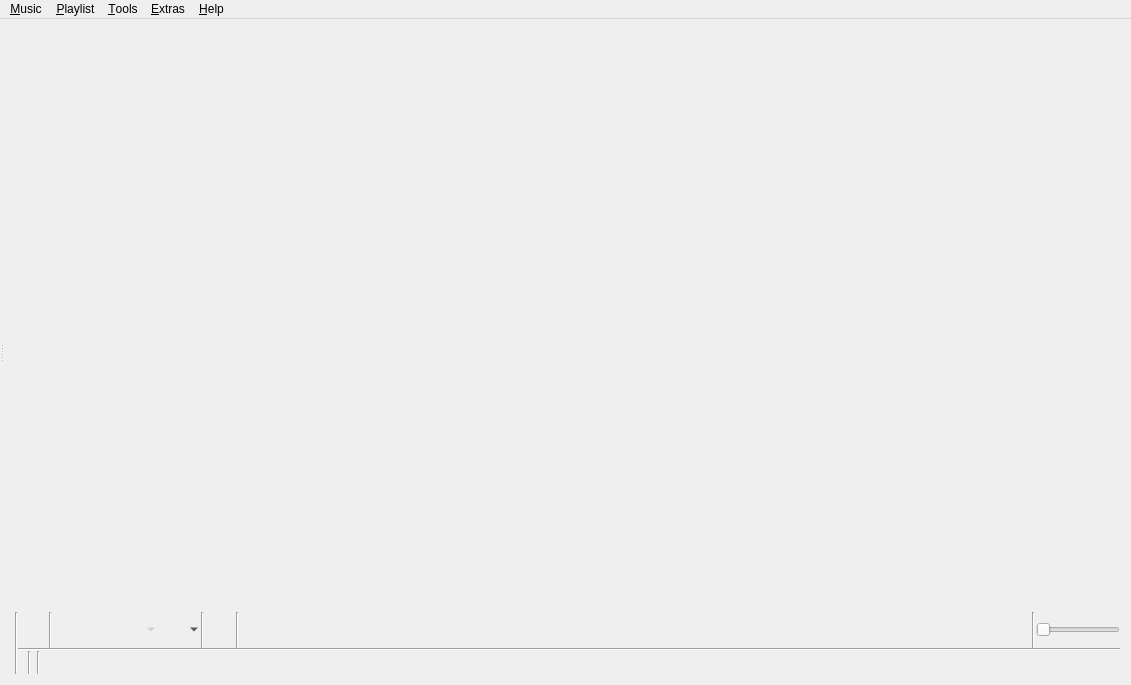
<?xml version="1.0" encoding="UTF-8"?>
<ui version="4.0">
 <class>MainWindow</class>
 <widget class="QMainWindow" name="MainWindow">
  <property name="geometry">
   <rect>
    <x>0</x>
    <y>0</y>
    <width>1131</width>
    <height>685</height>
   </rect>
  </property>
  <property name="windowTitle">
   <string>Clementine</string>
  </property>
  <property name="windowIcon">
   <iconset resource="../../data/data.qrc">
    <normaloff>:/icon.png</normaloff>:/icon.png</iconset>
  </property>
  <widget class="QWidget" name="centralWidget">
   <layout class="QVBoxLayout" name="verticalLayout_8">
    <property name="spacing">
     <number>0</number>
    </property>
    <property name="leftMargin">
     <number>0</number>
    </property>
    <property name="topMargin">
     <number>0</number>
    </property>
    <property name="rightMargin">
     <number>0</number>
    </property>
    <property name="bottomMargin">
     <number>0</number>
    </property>
    <item>
     <widget class="QSplitter" name="splitter">
      <property name="orientation">
       <enum>Qt::Horizontal</enum>
      </property>
      <widget class="QWidget" name="sidebar_layout" native="true">
       <layout class="QVBoxLayout" name="verticalLayout_4">
        <property name="spacing">
         <number>0</number>
        </property>
        <property name="leftMargin">
         <number>0</number>
        </property>
        <property name="topMargin">
         <number>0</number>
        </property>
        <property name="rightMargin">
         <number>0</number>
        </property>
        <property name="bottomMargin">
         <number>0</number>
        </property>
        <item>
         <widget class="FancyTabWidget" name="tabs" native="true"/>
        </item>
        <item>
         <widget class="NowPlayingWidget" name="now_playing" native="true"/>
        </item>
       </layout>
      </widget>
      <widget class="QWidget" name="playlist_layout">
       <layout class="QVBoxLayout" name="verticalLayout_7">
        <property name="spacing">
         <number>0</number>
        </property>
        <item>
         <widget class="PlaylistContainer" name="playlist" native="true">
          <property name="sizePolicy">
           <sizepolicy hsizetype="Preferred" vsizetype="Expanding">
            <horstretch>0</horstretch>
            <verstretch>0</verstretch>
           </sizepolicy>
          </property>
          <addaction name="action_edit_track"/>
          <addaction name="action_edit_value"/>
         </widget>
        </item>
        <item>
         <layout class="QHBoxLayout" name="horizontalLayout_4">
          <property name="spacing">
           <number>0</number>
          </property>
          <item>
           <widget class="Line" name="line_6">
            <property name="orientation">
             <enum>Qt::Vertical</enum>
            </property>
           </widget>
          </item>
          <item>
           <widget class="QWidget" name="player_controls_container" native="true">
            <layout class="QVBoxLayout" name="player_controls_layout">
             <property name="spacing">
              <number>0</number>
             </property>
             <property name="leftMargin">
              <number>0</number>
             </property>
             <property name="topMargin">
              <number>0</number>
             </property>
             <property name="rightMargin">
              <number>0</number>
             </property>
             <property name="bottomMargin">
              <number>0</number>
             </property>
             <item>
              <widget class="QFrame" name="player_controls">
               <property name="frameShape">
                <enum>QFrame::NoFrame</enum>
               </property>
               <layout class="QHBoxLayout" name="horizontalLayout_2">
                <property name="spacing">
                 <number>1</number>
                </property>
                <property name="leftMargin">
                 <number>0</number>
                </property>
                <property name="topMargin">
                 <number>0</number>
                </property>
                <property name="rightMargin">
                 <number>0</number>
                </property>
                <property name="bottomMargin">
                 <number>0</number>
                </property>
                <item>
                 <widget class="QToolButton" name="clear_playlist_button">
                  <property name="iconSize">
                   <size>
                    <width>22</width>
                    <height>22</height>
                   </size>
                  </property>
                  <property name="autoRaise">
                   <bool>true</bool>
                  </property>
                 </widget>
                </item>
                <item>
                 <widget class="Line" name="line_3">
                  <property name="orientation">
                   <enum>Qt::Vertical</enum>
                  </property>
                 </widget>
                </item>
                <item>
                 <widget class="QToolButton" name="back_button">
                  <property name="iconSize">
                   <size>
                    <width>22</width>
                    <height>22</height>
                   </size>
                  </property>
                  <property name="autoRaise">
                   <bool>true</bool>
                  </property>
                 </widget>
                </item>
                <item>
                 <widget class="QToolButton" name="pause_play_button">
                  <property name="iconSize">
                   <size>
                    <width>22</width>
                    <height>22</height>
                   </size>
                  </property>
                  <property name="autoRaise">
                   <bool>true</bool>
                  </property>
                 </widget>
                </item>
                <item>
                 <widget class="QToolButton" name="stop_button">
                  <property name="enabled">
                   <bool>false</bool>
                  </property>
                  <property name="iconSize">
                   <size>
                    <width>22</width>
                    <height>22</height>
                   </size>
                  </property>
                  <property name="popupMode">
                   <enum>QToolButton::MenuButtonPopup</enum>
                  </property>
                  <property name="autoRaise">
                   <bool>true</bool>
                  </property>
                 </widget>
                </item>
                <item>
                 <widget class="QToolButton" name="forward_button">
                  <property name="minimumSize">
                   <size>
                    <width>42</width>
                    <height>29</height>
                   </size>
                  </property>
                  <property name="iconSize">
                   <size>
                    <width>22</width>
                    <height>22</height>
                   </size>
                  </property>
                  <property name="popupMode">
                   <enum>QToolButton::MenuButtonPopup</enum>
                  </property>
                  <property name="autoRaise">
                   <bool>true</bool>
                  </property>
                 </widget>
                </item>
                <item>
                 <widget class="QWidget" name="last_fm_controls" native="true">
                  <layout class="QHBoxLayout" name="horizontalLayout_3">
                   <property name="spacing">
                    <number>1</number>
                   </property>
                   <property name="leftMargin">
                    <number>0</number>
                   </property>
                   <property name="topMargin">
                    <number>0</number>
                   </property>
                   <property name="rightMargin">
                    <number>0</number>
                   </property>
                   <property name="bottomMargin">
                    <number>0</number>
                   </property>
                   <item>
                    <widget class="Line" name="lastfm_line">
                     <property name="orientation">
                      <enum>Qt::Vertical</enum>
                     </property>
                    </widget>
                   </item>
                   <item>
                    <widget class="QToolButton" name="love_button">
                     <property name="iconSize">
                      <size>
                       <width>22</width>
                       <height>22</height>
                      </size>
                     </property>
                     <property name="autoRaise">
                      <bool>true</bool>
                     </property>
                    </widget>
                   </item>
                  </layout>
                 </widget>
                </item>
                <item>
                 <widget class="Line" name="line">
                  <property name="orientation">
                   <enum>Qt::Vertical</enum>
                  </property>
                 </widget>
                </item>
                <item>
                 <widget class="AnalyzerContainer" name="analyzer" native="true">
                  <property name="sizePolicy">
                   <sizepolicy hsizetype="Expanding" vsizetype="Preferred">
                    <horstretch>100</horstretch>
                    <verstretch>0</verstretch>
                   </sizepolicy>
                  </property>
                  <property name="minimumSize">
                   <size>
                    <width>0</width>
                    <height>36</height>
                   </size>
                  </property>
                 </widget>
                </item>
                <item>
                 <spacer name="horizontalSpacer">
                  <property name="orientation">
                   <enum>Qt::Horizontal</enum>
                  </property>
                  <property name="sizeType">
                   <enum>QSizePolicy::Expanding</enum>
                  </property>
                  <property name="sizeHint" stdset="0">
                   <size>
                    <width>0</width>
                    <height>0</height>
                   </size>
                  </property>
                 </spacer>
                </item>
                <item>
                 <widget class="Line" name="line_4">
                  <property name="orientation">
                   <enum>Qt::Vertical</enum>
                  </property>
                 </widget>
                </item>
                <item>
                 <widget class="Amarok::VolumeSlider" name="volume">
                  <property name="sizePolicy">
                   <sizepolicy hsizetype="Minimum" vsizetype="Fixed">
                    <horstretch>0</horstretch>
                    <verstretch>0</verstretch>
                   </sizepolicy>
                  </property>
                  <property name="maximum">
                   <number>100</number>
                  </property>
                  <property name="orientation">
                   <enum>Qt::Horizontal</enum>
                  </property>
                 </widget>
                </item>
               </layout>
              </widget>
             </item>
             <item>
              <widget class="QWidget" name="status_bar" native="true">
               <property name="sizePolicy">
                <sizepolicy hsizetype="Preferred" vsizetype="Fixed">
                 <horstretch>0</horstretch>
                 <verstretch>0</verstretch>
                </sizepolicy>
               </property>
               <layout class="QVBoxLayout" name="status_bar_layout">
                <property name="spacing">
                 <number>0</number>
                </property>
                <property name="leftMargin">
                 <number>0</number>
                </property>
                <property name="topMargin">
                 <number>0</number>
                </property>
                <property name="rightMargin">
                 <number>0</number>
                </property>
                <property name="bottomMargin">
                 <number>0</number>
                </property>
                <item>
                 <widget class="Line" name="status_bar_line">
                  <property name="orientation">
                   <enum>Qt::Horizontal</enum>
                  </property>
                 </widget>
                </item>
                <item>
                 <widget class="QWidget" name="status_bar_internal" native="true">
                  <property name="sizePolicy">
                   <sizepolicy hsizetype="Preferred" vsizetype="Fixed">
                    <horstretch>0</horstretch>
                    <verstretch>0</verstretch>
                   </sizepolicy>
                  </property>
                  <layout class="QHBoxLayout" name="horizontalLayout">
                   <property name="spacing">
                    <number>3</number>
                   </property>
                   <property name="leftMargin">
                    <number>0</number>
                   </property>
                   <property name="topMargin">
                    <number>0</number>
                   </property>
                   <property name="rightMargin">
                    <number>0</number>
                   </property>
                   <property name="bottomMargin">
                    <number>0</number>
                   </property>
                   <item>
                    <widget class="QStackedWidget" name="status_bar_stack">
                     <widget class="MultiLoadingIndicator" name="multi_loading_indicator"/>
                     <widget class="QWidget" name="playlist_summary_page">
                      <layout class="QVBoxLayout" name="playlist_summary_layout">
                       <property name="spacing">
                        <number>0</number>
                       </property>
                       <property name="leftMargin">
                        <number>0</number>
                       </property>
                       <property name="topMargin">
                        <number>0</number>
                       </property>
                       <property name="rightMargin">
                        <number>0</number>
                       </property>
                       <property name="bottomMargin">
                        <number>0</number>
                       </property>
                       <item>
                        <widget class="QLabel" name="playlist_summary">
                         <property name="alignment">
                          <set>Qt::AlignRight|Qt::AlignTrailing|Qt::AlignVCenter</set>
                         </property>
                        </widget>
                       </item>
                      </layout>
                     </widget>
                    </widget>
                   </item>
                   <item>
                    <widget class="Line" name="line_5">
                     <property name="orientation">
                      <enum>Qt::Vertical</enum>
                     </property>
                    </widget>
                   </item>
                   <item>
                    <widget class="PlaylistSequence" name="playlist_sequence" native="true"/>
                   </item>
                   <item>
                    <widget class="Line" name="line_2">
                     <property name="orientation">
                      <enum>Qt::Vertical</enum>
                     </property>
                    </widget>
                   </item>
                   <item>
                    <widget class="QToolButton" name="scrobbling_button">
                     <property name="enabled">
                      <bool>true</bool>
                     </property>
                     <property name="sizePolicy">
                      <sizepolicy hsizetype="Fixed" vsizetype="Fixed">
                       <horstretch>0</horstretch>
                       <verstretch>0</verstretch>
                      </sizepolicy>
                     </property>
                     <property name="text">
                      <string/>
                     </property>
                     <property name="iconSize">
                      <size>
                       <width>16</width>
                       <height>16</height>
                      </size>
                     </property>
                     <property name="autoRaise">
                      <bool>true</bool>
                     </property>
                    </widget>
                   </item>
                   <item>
                    <widget class="TrackSlider" name="track_slider" native="true">
                     <property name="sizePolicy">
                      <sizepolicy hsizetype="Preferred" vsizetype="Preferred">
                       <horstretch>10</horstretch>
                       <verstretch>0</verstretch>
                      </sizepolicy>
                     </property>
                    </widget>
                   </item>
                  </layout>
                 </widget>
                </item>
               </layout>
              </widget>
             </item>
            </layout>
           </widget>
          </item>
         </layout>
        </item>
       </layout>
      </widget>
     </widget>
    </item>
   </layout>
  </widget>
  <widget class="QMenuBar" name="menuBar">
   <property name="geometry">
    <rect>
     <x>0</x>
     <y>0</y>
     <width>1131</width>
     <height>22</height>
    </rect>
   </property>
   <widget class="QMenu" name="menu_music">
    <property name="title">
     <string>&amp;Music</string>
    </property>
    <addaction name="action_open_media"/>
    <addaction name="action_open_cd"/>
    <addaction name="action_add_podcast"/>
    <addaction name="separator"/>
    <addaction name="action_previous_track"/>
    <addaction name="action_play_pause"/>
    <addaction name="action_stop"/>
    <addaction name="action_next_track"/>
    <addaction name="separator"/>
    <addaction name="action_mute"/>
    <addaction name="separator"/>
    <addaction name="action_love"/>
    <addaction name="separator"/>
    <addaction name="action_quit"/>
   </widget>
   <widget class="QMenu" name="menu_playlist">
    <property name="title">
     <string>&amp;Playlist</string>
    </property>
    <addaction name="action_add_file"/>
    <addaction name="action_add_folder"/>
    <addaction name="action_add_stream"/>
    <addaction name="separator"/>
    <addaction name="action_shuffle_mode"/>
    <addaction name="action_repeat_mode"/>
    <addaction name="separator"/>
    <addaction name="action_new_playlist"/>
    <addaction name="action_save_playlist"/>
    <addaction name="action_load_playlist"/>
    <addaction name="separator"/>
    <addaction name="action_jump"/>
    <addaction name="action_clear_playlist"/>
    <addaction name="action_shuffle"/>
    <addaction name="action_remove_duplicates"/>
    <addaction name="action_remove_unavailable"/>
   </widget>
   <widget class="QMenu" name="menu_help">
    <property name="title">
     <string>&amp;Help</string>
    </property>
    <addaction name="action_about"/>
    <addaction name="action_about_qt"/>
    <addaction name="separator"/>
   </widget>
   <widget class="QMenu" name="menu_extras">
    <property name="title">
     <string>&amp;Extras</string>
    </property>
    <addaction name="action_rain"/>
    <addaction name="action_hypnotoad"/>
    <addaction name="action_enterprise"/>
    <addaction name="action_kittens"/>
    <addaction name="action_console"/>
    <addaction name="separator"/>
   </widget>
   <widget class="QMenu" name="menu_tools">
    <property name="title">
     <string>&amp;Tools</string>
    </property>
    <addaction name="action_cover_manager"/>
    <addaction name="action_queue_manager"/>
    <addaction name="action_equalizer"/>
    <addaction name="action_visualisations"/>
    <addaction name="action_transcode"/>
    <addaction name="action_rip_audio_cd"/>
    <addaction name="separator"/>
    <addaction name="action_update_library"/>
    <addaction name="action_full_library_scan"/>
    <addaction name="separator"/>
    <addaction name="action_configure"/>
    <addaction name="separator"/>
    <addaction name="action_toggle_show_sidebar"/>
   </widget>
   <addaction name="menu_music"/>
   <addaction name="menu_playlist"/>
   <addaction name="menu_tools"/>
   <addaction name="menu_extras"/>
   <addaction name="menu_help"/>
  </widget>
  <action name="action_previous_track">
   <property name="text">
    <string>Previous track</string>
   </property>
   <property name="shortcut">
    <string notr="true">F5</string>
   </property>
  </action>
  <action name="action_play_pause">
   <property name="text">
    <string>Play</string>
   </property>
   <property name="shortcut">
    <string notr="true">F6</string>
   </property>
  </action>
  <action name="action_stop">
   <property name="enabled">
    <bool>false</bool>
   </property>
   <property name="text">
    <string>Stop</string>
   </property>
   <property name="shortcut">
    <string notr="true">F7</string>
   </property>
  </action>
  <action name="action_next_track">
   <property name="text">
    <string>Next track</string>
   </property>
   <property name="shortcut">
    <string notr="true">F8</string>
   </property>
  </action>
  <action name="action_quit">
   <property name="text">
    <string>&amp;Quit</string>
   </property>
   <property name="shortcut">
    <string notr="true">Ctrl+Q</string>
   </property>
   <property name="menuRole">
    <enum>QAction::QuitRole</enum>
   </property>
  </action>
  <action name="action_stop_after_this_track">
   <property name="text">
    <string>Stop after this track</string>
   </property>
   <property name="shortcut">
    <string notr="true">Ctrl+Alt+V</string>
   </property>
  </action>
  <action name="action_love">
   <property name="enabled">
    <bool>false</bool>
   </property>
   <property name="text">
    <string>Love</string>
   </property>
   <property name="shortcut">
    <string notr="true">Ctrl+L</string>
   </property>
  </action>
  <action name="action_clear_playlist">
   <property name="text">
    <string>Clear playlist</string>
   </property>
   <property name="toolTip">
    <string>Clear playlist</string>
   </property>
   <property name="shortcut">
    <string notr="true">Ctrl+K</string>
   </property>
  </action>
  <action name="action_edit_track">
   <property name="text">
    <string>Edit track information...</string>
   </property>
   <property name="shortcut">
    <string notr="true">Ctrl+E</string>
   </property>
  </action>
  <action name="action_renumber_tracks">
   <property name="text">
    <string>Renumber tracks in this order...</string>
   </property>
  </action>
  <action name="action_selection_set_value">
   <property name="text">
    <string>Set value for all selected tracks...</string>
   </property>
  </action>
  <action name="action_edit_value">
   <property name="text">
    <string>Edit tag...</string>
   </property>
   <property name="shortcut">
    <string notr="true">F2</string>
   </property>
  </action>
  <action name="action_configure">
   <property name="text">
    <string>Preferences...</string>
   </property>
   <property name="shortcut">
    <string notr="true">Ctrl+P</string>
   </property>
   <property name="menuRole">
    <enum>QAction::PreferencesRole</enum>
   </property>
  </action>
  <action name="action_about">
   <property name="text">
    <string>About Clementine...</string>
   </property>
   <property name="shortcut">
    <string notr="true">F1</string>
   </property>
   <property name="menuRole">
    <enum>QAction::AboutRole</enum>
   </property>
  </action>
  <action name="action_shuffle">
   <property name="text">
    <string>Shuffle playlist</string>
   </property>
   <property name="shortcut">
    <string notr="true">Ctrl+H</string>
   </property>
  </action>
  <action name="action_add_file">
   <property name="text">
    <string>Add file...</string>
   </property>
   <property name="shortcut">
    <string notr="true">Ctrl+Shift+A</string>
   </property>
  </action>
  <action name="action_add_stream">
   <property name="text">
    <string>Add stream...</string>
   </property>
   <property name="shortcut">
    <string notr="true">Ctrl+O</string>
   </property>
  </action>
  <action name="action_open_media">
   <property name="text">
    <string>Open file...</string>
   </property>
  </action>
  <action name="action_open_cd">
   <property name="text">
    <string>Open &amp;audio CD...</string>
   </property>
  </action>
  <action name="action_cover_manager">
   <property name="text">
    <string>Cover Manager</string>
   </property>
  </action>
  <action name="action_rain">
   <property name="checkable">
    <bool>true</bool>
   </property>
   <property name="text">
    <string comment="Label for button to enable/disable rain background sound.">Rain</string>
   </property>
  </action>
  <action name="action_hypnotoad">
   <property name="checkable">
    <bool>true</bool>
   </property>
   <property name="text">
    <string comment="Label for button to enable/disable Hypnotoad background sound.">All Glory to the Hypnotoad!</string>
   </property>
  </action>
  <action name="action_enterprise">
   <property name="checkable">
    <bool>true</bool>
   </property>
   <property name="text">
    <string comment="Label for button to enable/disable Enterprise background sound.">Make it so!</string>
   </property>
  </action>
  <action name="action_kittens">
   <property name="checkable">
    <bool>true</bool>
   </property>
   <property name="text">
    <string comment="Label for button to enable/disable kittens in the now playing widget">Kittens</string>
   </property>
  </action>
  <action name="action_console">
   <property name="text">
    <string>Console</string>
   </property>
  </action>
  <action name="action_shuffle_mode">
   <property name="text">
    <string>&amp;Shuffle mode</string>
   </property>
  </action>
  <action name="action_repeat_mode">
   <property name="text">
    <string>&amp;Repeat mode</string>
   </property>
  </action>
  <action name="action_remove_from_playlist">
   <property name="text">
    <string>Remove from playlist</string>
   </property>
  </action>
  <action name="action_equalizer">
   <property name="text">
    <string>Equalizer</string>
   </property>
  </action>
  <action name="action_transcode">
   <property name="text">
    <string>Transcode Music</string>
   </property>
  </action>
  <action name="action_add_folder">
   <property name="text">
    <string>Add folder...</string>
   </property>
  </action>
  <action name="action_jump">
   <property name="text">
    <string>Jump to the currently playing track</string>
   </property>
   <property name="shortcut">
    <string notr="true">Ctrl+J</string>
   </property>
  </action>
  <action name="action_new_playlist">
   <property name="text">
    <string>New playlist</string>
   </property>
   <property name="shortcut">
    <string notr="true">Ctrl+N</string>
   </property>
  </action>
  <action name="action_save_playlist">
   <property name="text">
    <string>Save playlist...</string>
   </property>
   <property name="shortcut">
    <string notr="true">Ctrl+S</string>
   </property>
  </action>
  <action name="action_load_playlist">
   <property name="text">
    <string>Load playlist...</string>
   </property>
   <property name="shortcut">
    <string notr="true">Ctrl+Shift+O</string>
   </property>
  </action>
  <action name="action_next_playlist">
   <property name="text">
    <string>Go to next playlist tab</string>
   </property>
  </action>
  <action name="action_previous_playlist">
   <property name="text">
    <string>Go to previous playlist tab</string>
   </property>
  </action>
  <action name="action_update_library">
   <property name="text">
    <string>Update changed library folders</string>
   </property>
  </action>
  <action name="action_visualisations">
   <property name="text">
    <string>Visualizations</string>
   </property>
  </action>
  <action name="action_queue_manager">
   <property name="text">
    <string>Queue Manager</string>
   </property>
  </action>
  <action name="action_about_qt">
   <property name="text">
    <string>About Qt...</string>
   </property>
   <property name="menuRole">
    <enum>QAction::AboutQtRole</enum>
   </property>
  </action>
  <action name="action_mute">
   <property name="checkable">
    <bool>true</bool>
   </property>
   <property name="text">
    <string>Mute</string>
   </property>
   <property name="shortcut">
    <string notr="true">Ctrl+M</string>
   </property>
  </action>
  <action name="action_full_library_scan">
   <property name="text">
    <string>Do a full library rescan</string>
   </property>
  </action>
  <action name="action_auto_complete_tags">
   <property name="icon">
    <iconset>
     <normaloff>:/providers/musicbrainz.png</normaloff>:/providers/musicbrainz.png</iconset>
   </property>
   <property name="text">
    <string>Complete tags automatically...</string>
   </property>
   <property name="shortcut">
    <string notr="true">Ctrl+T</string>
   </property>
  </action>
  <action name="action_toggle_scrobbling">
   <property name="text">
    <string>Toggle scrobbling</string>
   </property>
  </action>
  <action name="action_add_podcast">
   <property name="icon">
    <iconset>
     <normaloff>:/providers/podcast16.png</normaloff>:/providers/podcast16.png</iconset>
   </property>
   <property name="text">
    <string>Add podcast...</string>
   </property>
  </action>
  <action name="action_remove_duplicates">
   <property name="text">
    <string>Remove duplicates from playlist</string>
   </property>
  </action>
  <action name="action_add_files_to_transcoder">
   <property name="checkable">
    <bool>false</bool>
   </property>
   <property name="text">
    <string>Add file(s) to transcoder</string>
   </property>
   <property name="toolTip">
    <string>Add file to transcoder</string>
   </property>
   <property name="shortcut">
    <string notr="true">Ctrl+Shift+T</string>
   </property>
  </action>
  <action name="action_rip_audio_cd">
   <property name="text">
    <string>Rip audio CD</string>
   </property>
  </action>
  <action name="action_remove_unavailable">
   <property name="text">
    <string>Remove unavailable tracks from playlist</string>
   </property>
  </action>
  <action name="action_view_stream_details">
   <property name="text">
    <string>View Stream Details</string>
   </property>
  </action>
  <action name="action_toggle_show_sidebar">
   <property name="checkable">
    <bool>true</bool>
   </property>
   <property name="text">
    <string>Show sidebar</string>
   </property>
   <property name="toolTip">
    <string>Show or hide the sidebar</string>
   </property>
  </action>
  <action name="action_next_album">
   <property name="text">
    <string>Next album</string>
   </property>
   <property name="toolTip">
    <string>Skip to the next album</string>
   </property>
   <property name="shortcut">
    <string>F9</string>
   </property>
  </action>
 </widget>
 <layoutdefault spacing="6" margin="11"/>
 <customwidgets>
  <customwidget>
   <class>Amarok::VolumeSlider</class>
   <extends>QSlider</extends>
   <header>widgets/sliderwidget.h</header>
  </customwidget>
  <customwidget>
   <class>AnalyzerContainer</class>
   <extends>QWidget</extends>
   <header>analyzers/analyzercontainer.h</header>
   <container>1</container>
  </customwidget>
  <customwidget>
   <class>PlaylistContainer</class>
   <extends>QWidget</extends>
   <header>playlist/playlistcontainer.h</header>
   <container>1</container>
  </customwidget>
  <customwidget>
   <class>TrackSlider</class>
   <extends>QWidget</extends>
   <header>widgets/trackslider.h</header>
   <container>1</container>
  </customwidget>
  <customwidget>
   <class>PlaylistSequence</class>
   <extends>QWidget</extends>
   <header>playlist/playlistsequence.h</header>
   <container>1</container>
  </customwidget>
  <customwidget>
   <class>MultiLoadingIndicator</class>
   <extends>QWidget</extends>
   <header>widgets/multiloadingindicator.h</header>
   <container>1</container>
  </customwidget>
  <customwidget>
   <class>NowPlayingWidget</class>
   <extends>QWidget</extends>
   <header>widgets/nowplayingwidget.h</header>
   <container>1</container>
  </customwidget>
  <customwidget>
   <class>FancyTabWidget</class>
   <extends>QWidget</extends>
   <header>widgets/fancytabwidget.h</header>
  </customwidget>
 </customwidgets>
 <resources>
  <include location="../../data/data.qrc"/>
 </resources>
 <connections/>
</ui>
